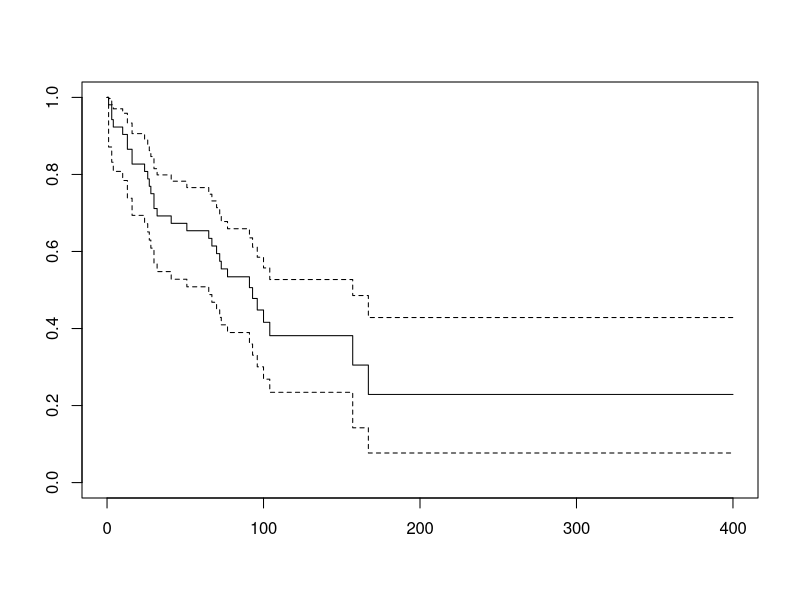
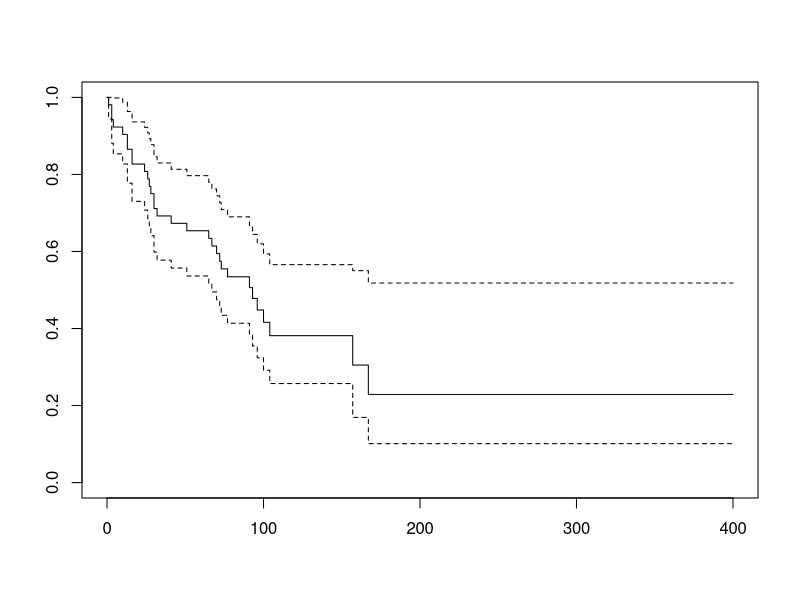
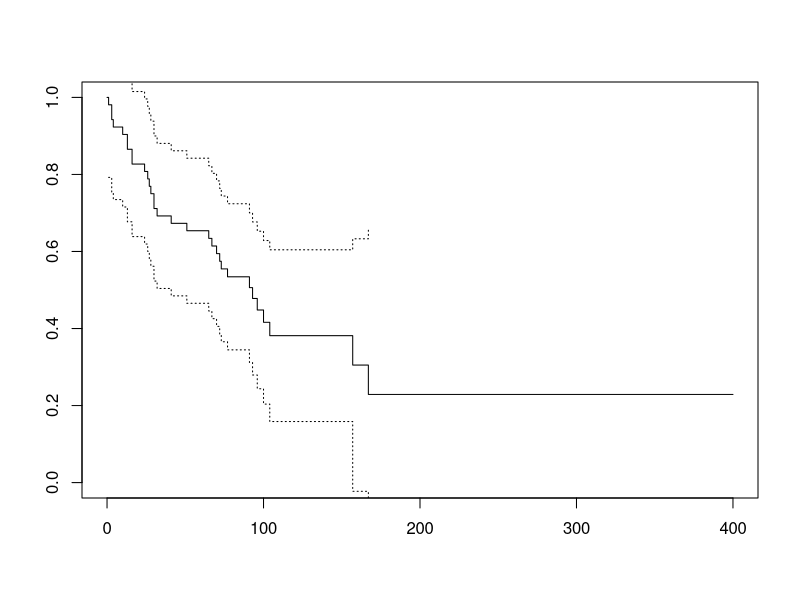
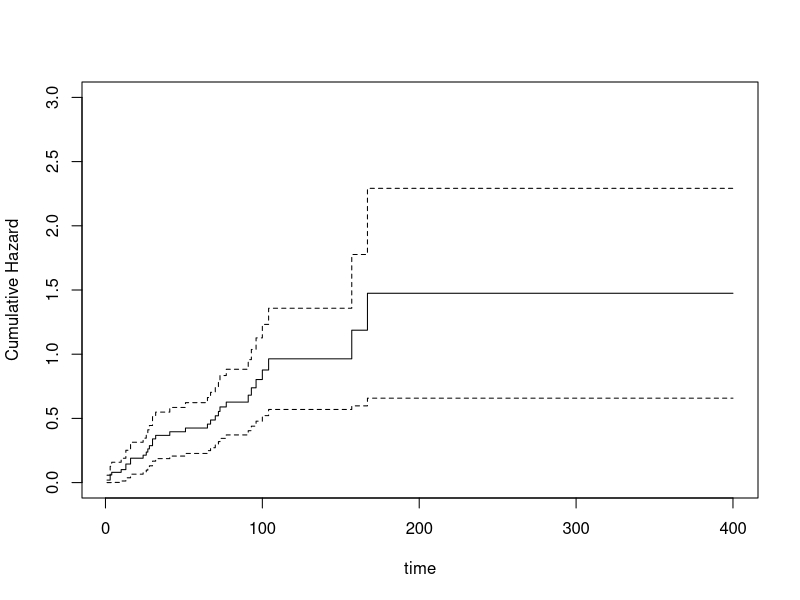
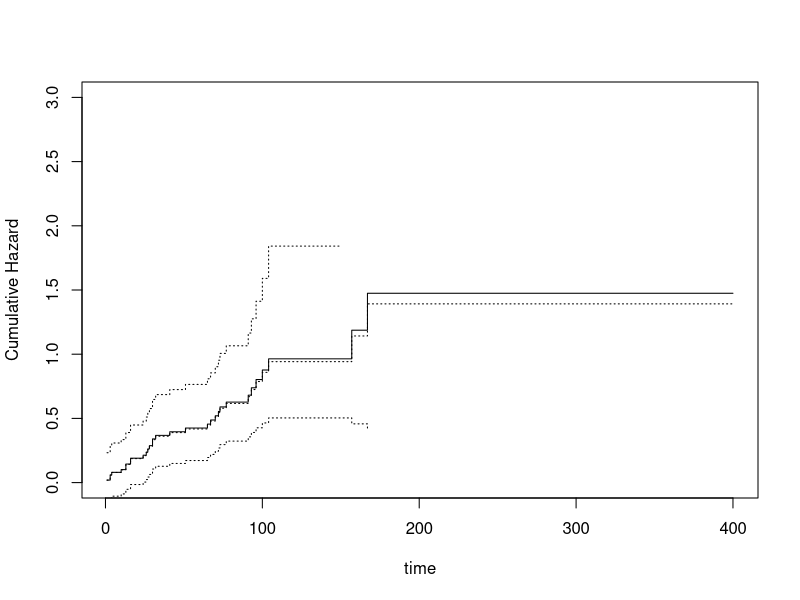
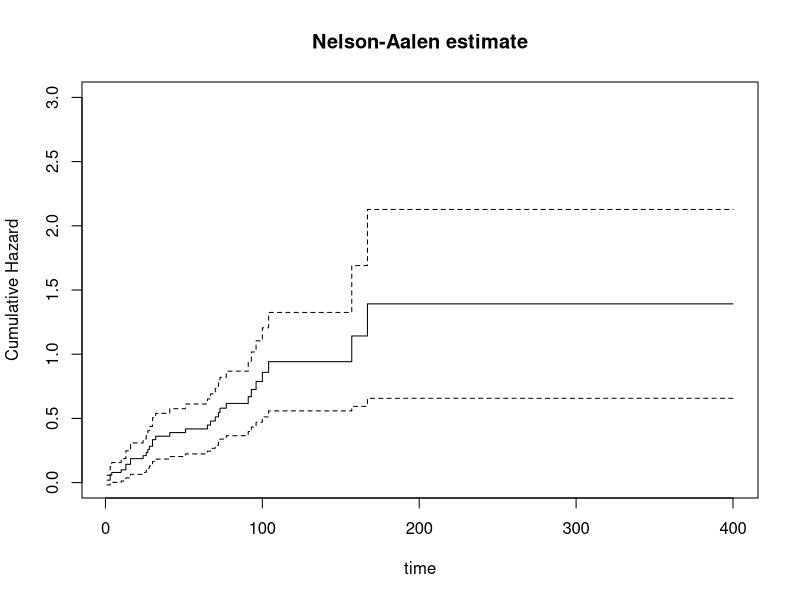

Recreate these plots in R, in order.
## ---- chunk 1
library(km.ci)
library(KMsurv)
library(survival)


data(tongue)
dim(tongue)
names(tongue)
summary(tongue)

attach(tongue)

# create a survival object for type 1
surv.type1 = Surv(time[type==1],delta[type==1])
#1.) plotting the K-M estimate with 95% pw CI based on log-log transform

fit1 = survfit(surv.type1~1,conf.type="log-log",type="kaplan-meier")
plot(fit1)

#2.) plotting the K-M estimate with 95% pw CI based on log transform

fit2 = survfit(surv.type1~1,conf.type="log",type="kaplan-meier")
plot(fit2)

#3.  Plot  the  Kaplan-Meier  estimate  of  the  survival  function  together  with  a  95%  Hall-Wellner confidence band based on the log transformation.

conint.1 = km.ci(fit2,conf.level=0.95,method = "hall-wellner")
plot(fit2,conf.int = FALSE)
lines(conint.1$time,conint.1$lower,lty=3,type="s")
lines(conint.1$time,conint.1$upper,lty=3, type="s")

#4.  Plot the Kaplan-Meier estimate of the cumulative hazard function together with 95% pointwise confidence intervals.


# Kaplan-Meier estimate of cumulative hazard function
plot(fit2$time,-log(fit2$surv),lty=1,type="s",
     ylim=c(0,3),xlab="time",ylab="Cumulative Hazard")
lines(fit2$time,-log(fit2$upper),lty=2,type="s")
lines(fit2$time,-log(fit2$lower),lty=2,type="s")

#5.  Plot the Kaplan-Meier estimate of the cumulative hazard function together with a 95% confidence band.
plot(fit2$time,-log(fit2$surv),lty=1,type="s",
     ylim=c(0,3),xlab="time",ylab="Cumulative Hazard")
lines(conint.1$time,-log(conint.1$lower),lty=3,type="s")
lines(conint.1$time,-log(conint.1$upper),lty=3, type="s")
 

#6.  Plot the Nelson-Aalen estimate of the cumulative hazard function together with 95% pointwise confidence intervals based on the log transformation.
# Nelson-Aalen estimate of cumulative hazard function
h.hat = fit2$n.event/fit2$n.risk
H.tilde = cumsum(h.hat)
lines(fit2$time,H.tilde,lty=3,type="s")

# confidence intervals?
sig2.H = cumsum(fit2$n.event/(fit2$n.risk^2))
sig.H = sqrt(sig2.H)
plot(fit2$time,H.tilde,lty=1,type="s",
     ylim=c(0,3),xlab="time",ylab="Cumulative Hazard",main="Nelson-Aalen estimate")
lines(fit2$time,H.tilde-1.96*sig.H,lty=2,type="s")
lines(fit2$time,H.tilde+1.96*sig.H,lty=2,type="s")

#7.  Estimate the survival probability at 50 months.  Report your point estimate together with a standard error.

#Note that we have this give us the index of time 51:
which(fit2$time==51)
#So we have the point estimates:
fit2$surv[14]
fit2$std.err[14]

#8.  Estimate the cumulative hazard at 50 months.  Report your point estimate together with a standard error.
H.tilde[14]
sig.H[14] #std error

#9.  Estimate the mean survival time restricted to 400 months.  Report your point estimate together with a 95% confidence interval.
print(fit2, print.rmean=TRUE)
#From the output we have a mean survival time of 146.6
146.6-27.7*1.96 #gives us lower bound
146.6+27.7*1.96 #gives us upper bound


#10.  Estimate the three quartiles of the survival time distribution.  Report your point esti-mates together with 95% confidence intervals.
#Note that since we have:

fit2$surv[c(10,29,30,41,42)]
#we can calculate the quartiles:
fit2$time[c(10,30,42)]



